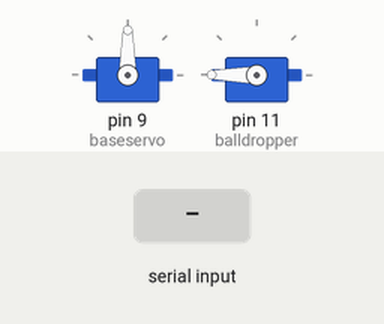
Bench run of a sketch on a simulated Arduino Uno, built with avr-gcc and run on an emulated ATmega328P. Parts: 2 × servo. Inputs (shaded band) come from the test bench.

Above: at 1.2 s.
1.3 s: "90,45\n" received over Serial
Timing chart, 0 to 4.3 s (numbered marks = the images above; inputs shaded):
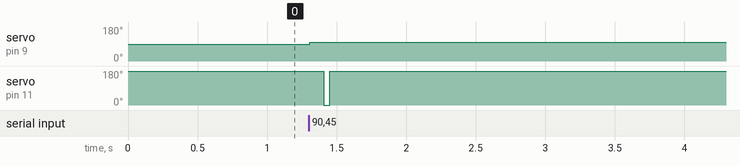

Measured:
- after the input at 1.3 s, servo on pin 9 (baseservo): 90° → 100° at once; servo on pin 11 (balldropper): 180° → 0° after 0.11 s, → 180° 0.05 s later

The sketch:

servo_hand_copy_20230219121725_good_good.ino
```cpp
#include <Servo.h>
const unsigned int MAX_MESSAGE_LENGTH = 12;
Servo baseservo;
Servo balldropper;
//const int LED = 11;
const double offset = 45;
void setup()
{
  Serial.begin(9600);
  baseservo.attach(9);
  //pinMode(LED,OUTPUT);
  balldropper.attach(11);
 // baseservo.write(90)
}

void loop()
{
balldropper.write(180);

 //// rotationnnnnnnnnnnnnnnnnnnnnnnnnnnn
  while(Serial.available())
  {
    static char message[MAX_MESSAGE_LENGTH];
    static unsigned int message_pos = 0;

    char inByte = Serial.read();

    if ( inByte != '\n' && (message_pos < MAX_MESSAGE_LENGTH - 1) )
    {
      //Add the incoming byte to message
      message[message_pos] = inByte;
      message_pos++;
    }
    //Full message received...
    else
    {
      //Add null character to string
      message[message_pos] = '\0';

      //
      int int_value = atoi(message);
      double angle = ((1 - int_value / 255.0)  * 180)*0.4 + 180*0.3;
      baseservo.write(angle);
      delay(100);
      balldropper.write(0);
      delay(45);
      balldropper.write(180);
    }


  }


}
```
